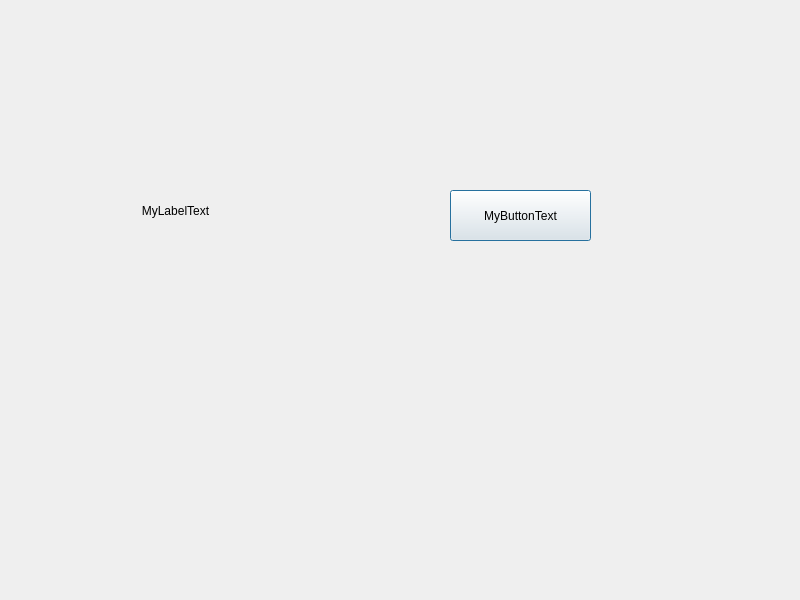
<?xml version="1.0" encoding="UTF-8"?>
<ui version="4.0">
 <class>MainWindow</class>
 <widget class="QDialog" name="MainWindow">
  <property name="geometry">
   <rect>
    <x>0</x>
    <y>0</y>
    <width>800</width>
    <height>600</height>
   </rect>
  </property>
  <property name="windowTitle">
   <string>MainWindow</string>
  </property>
  <widget class="QPushButton" name="pushButton">
   <property name="geometry">
    <rect>
     <x>450</x>
     <y>190</y>
     <width>141</width>
     <height>51</height>
    </rect>
   </property>
   <property name="text">
    <string>MyButtonText</string>
   </property>
  </widget>
  <widget class="QLabel" name="label">
   <property name="geometry">
    <rect>
     <x>110</x>
     <y>170</y>
     <width>131</width>
     <height>81</height>
    </rect>
   </property>
   <property name="layoutDirection">
    <enum>Qt::LeftToRight</enum>
   </property>
   <property name="text">
    <string>MyLabelText</string>
   </property>
   <property name="alignment">
    <set>Qt::AlignCenter</set>
   </property>
  </widget>
 </widget>
 <resources/>
 <connections/>
</ui>
